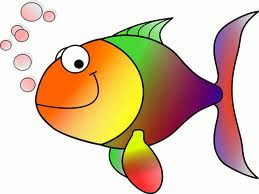
#> input picture images/HappyFish.jpg, 259 x 194 px, found by its file name
$ python logo_honor.py
#> lines starting #> are read from the running program, lines starting #| are printed output that depends on the picture; after the words box and inside, x2 and y2 are one past the last pixel; in counts of white or black regions, pixels touching at a corner belong together
import cv2
import matplotlib.pyplot as plt
import numpy as np

image = cv2.imread(".\\images\\HappyFish.jpg")
#> image is the input picture: shape (194, 259, 3); mean B, G, R 170.8, 196.4, 219.3

#### İmage procces
# Canal split
b, g, r = cv2.split(image)

# Bgr to rgb
fixed_image = cv2.cvtColor(image, cv2.COLOR_BGR2RGB)

# Grey convert
grey_image = cv2.cvtColor(image, cv2.COLOR_BGR2GRAY)
grey_image1= ((0.299 * r) + (0.587 * g )+ (0.114 *b)).astype(np.uint8)


# Split
image_copy = image.copy()

# Image masking
image_copy[0:50,0:50] = [0,255,0]
#> image_copy: shape (194, 259, 3); 4.98% of pixels changed, all inside (x1, y1, x2, y2) = (0, 0, 50, 50)

# Threshold
thres, image_thres = cv2.threshold(grey_image, 50, 255, cv2.THRESH_BINARY | cv2.THRESH_OTSU)
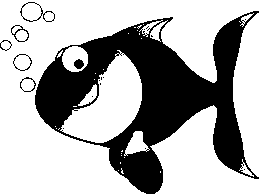
#> image_thres: shape (194, 259); 68% white; 19 black regions (12 under 20 px), largest, box (x1, y1, x2, y2) and area: (35, 11, 259, 194) 15659, (20, 2, 55, 22) 105, (11, 25, 29, 42) 74
#> thres = 175
thres1, image_thres1 = cv2.threshold(grey_image, 127, 255, cv2.THRESH_BINARY | cv2.THRESH_OTSU)
#> thres1 = 175
thres2, image_thres2 = cv2.threshold(grey_image, 200, 255, cv2.THRESH_BINARY | cv2.THRESH_OTSU)
#> thres2 = 175

t1, _ = cv2.threshold(grey_image, 50, 255, cv2.THRESH_BINARY + cv2.THRESH_OTSU)
#> t1 = 175
t2, _ = cv2.threshold(cv2.blur(grey_image, (5, 5)), 50, 255, cv2.THRESH_BINARY + cv2.THRESH_OTSU)
#> t2 = 181
print(t1, t2)
#| 175.0 181.0

# Added images
added_image = cv2.add(image, np.full(image.shape, 80, dtype=np.uint8))
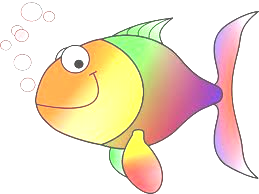
#> added_image: shape (194, 259, 3); mean B, G, R 207.5, 227.1, 241.5
subtract_image = cv2.subtract(image, np.full(image.shape, 80, dtype=np.uint8))
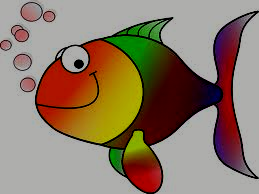
#> subtract_image: shape (194, 259, 3); mean B, G, R 103.2, 121.8, 141.1

# Masking
masked_image = cv2.inRange(grey_image,30,60)
#> masked_image: shape (194, 259); 3.5% white; 277 white regions (276 under 20 px), largest, box (x1, y1, x2, y2) and area: (160, 74, 222, 139) 1264
masked_image1 = cv2.inRange(grey_image,120,170)
#> masked_image1: shape (194, 259); 13.5% white; 359 white regions (348 under 20 px), largest, box (x1, y1, x2, y2) and area: (37, 40, 119, 107) 2442, (107, 36, 175, 86) 1264, (123, 147, 162, 192) 691
masked_image2 = cv2.inRange(grey_image,200,250)
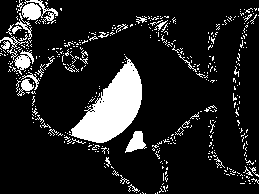
#> masked_image2: shape (194, 259); 13.1% white; 424 white regions (392 under 20 px), largest, box (x1, y1, x2, y2) and area: (69, 56, 142, 143) 3041, (22, 0, 58, 24) 426, (125, 131, 147, 153) 262

for k in (3, 7, 15):
    bulanik = cv2.blur(grey_image, (k, k))
    t, sonuc = cv2.threshold(bulanik, 0, 255, cv2.THRESH_BINARY + cv2.THRESH_OTSU)
    print(k, t)
    cv2.imshow(f"Otsu k={k}", sonuc)
#> this loop made 3 passes
#> t on passes 1 to 3: 179, 183, 184
#| 3 179.0
#| 7 183.0
#| 15 184.0
#> pass 1, `t, sonuc = cv2.threshold(bulanik, 0, 255, cv2.THRESH_BINARY + cv2.THRE..`:
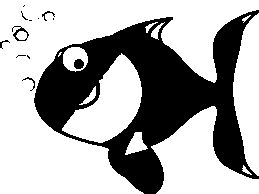
#> sonuc: shape (194, 259); 66.2% white; 13 black regions (7 under 20 px), largest, box (x1, y1, x2, y2) and area: (34, 10, 259, 194) 16676, (12, 26, 29, 41) 84, (74, 59, 84, 69) 81, (42, 11, 55, 21) 34, (22, 77, 35, 91) 34, (0, 40, 10, 49) 25
#> after the loop:
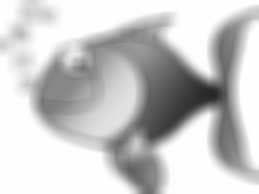
#> bulanik: shape (194, 259); min 39, max 254, mean 200.4

grey_blurred_image = cv2.cvtColor(cv2.blur(image,(5,5)), cv2.COLOR_BGR2GRAY)
blurred_grey_image = cv2.blur(cv2.cvtColor(image,cv2.COLOR_BGR2GRAY),(5,5))

#### Terminal outputs
# Simple image
print("Original image")
print(image.shape)
#| (194, 259, 3)
print(image.dtype)
#| uint8
print(image[100,200],"\n")
#| [99  5 99]

# BGR TO RGB
print("Bgr to rgb")
print(fixed_image.shape)
#| (194, 259, 3)
print(fixed_image.dtype)
#| uint8
print(fixed_image[100,200],"\n")
#| [99  5 99]

# GREY COLOR
print("Grey Color")
print(grey_image.shape)
#| (194, 259)
print(grey_image.dtype)
#| uint8
print(grey_image[100,200], "\n")
#| 44
print(f"Bgr To grey{grey_image[100,200]}, Manuel: {grey_image1[100,200]}")
#| Bgr To grey44, Manuel: 43
print(f"Fark: {cv2.absdiff(grey_image, grey_image1).max()}\n")
#| Fark: 1

# Threshold
print("Threshold Values")
print(f"Thres1: {thres}, Thresh2: {thres1}, Thres3: {thres2}")
#| Thres1: 175.0, Thresh2: 175.0, Thres3: 175.0

# Total black pixel
print(np.sum(grey_image == 0))
#| 30

# Difference between grey_blurred and blurred_grey
print("Diff")
print(cv2.absdiff(grey_blurred_image, blurred_grey_image).max())
#| 1

#### Image shows
cv2.imshow("Medal of Honor", image)
cv2.imshow("RGB Medal Of Honor", fixed_image)

cv2.imshow("Grey Medal of Honor", grey_image)
cv2.imshow("Grey Medal of Honor 1", grey_image1)

cv2.imshow("Blue canal", b)
cv2.imshow("Green canal", g)
cv2.imshow("Red canal", r)

cv2.imshow("Painted Image", image_copy)

cv2.imshow("Threshold Image(50)", image_thres)
cv2.imshow("Threshold Image(127)", image_thres1)
cv2.imshow("Threshold Image(200)", image_thres2)

cv2.imshow("Lighted Image", added_image)
cv2.imshow("Darkened Image", subtract_image)

cv2.imshow("Mask 30- 60", masked_image)
cv2.imshow("Mask 120- 170", masked_image1)
cv2.imshow("Mask 200- 250", masked_image2)

cv2.imshow("Grey Blurred", grey_blurred_image)
cv2.imshow("Blurred grey", blurred_grey_image)

### histogram
plt.yscale("log")
plt.axvline(thres, color="red")
plt.axvline(thres1, color="green")
plt.axvline(thres2, color="yellow")
plt.hist(grey_image.ravel(), 256, [0, 256])
plt.show()
#> figure, not shown here; tallest bar 21934 high, from x = 254 to 255

plt.hist(grey_image.ravel(), 256, [0, 256], alpha=0.5, label="blur yok")
plt.hist(cv2.blur(grey_image, (5, 5)).ravel(), 256, [0, 256], alpha=0.5, label="blur var")
plt.yscale("log")
plt.legend()
plt.show()
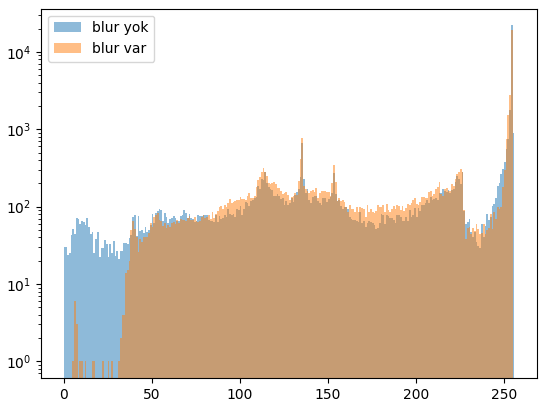
#> figure drawn by matplotlib, 1 panel; tallest bar 21934 high, from x = 254 to 255; tallest bar 19339 high, from x = 254 to 255

cv2.waitKey(0)
cv2.destroyAllWindows()
